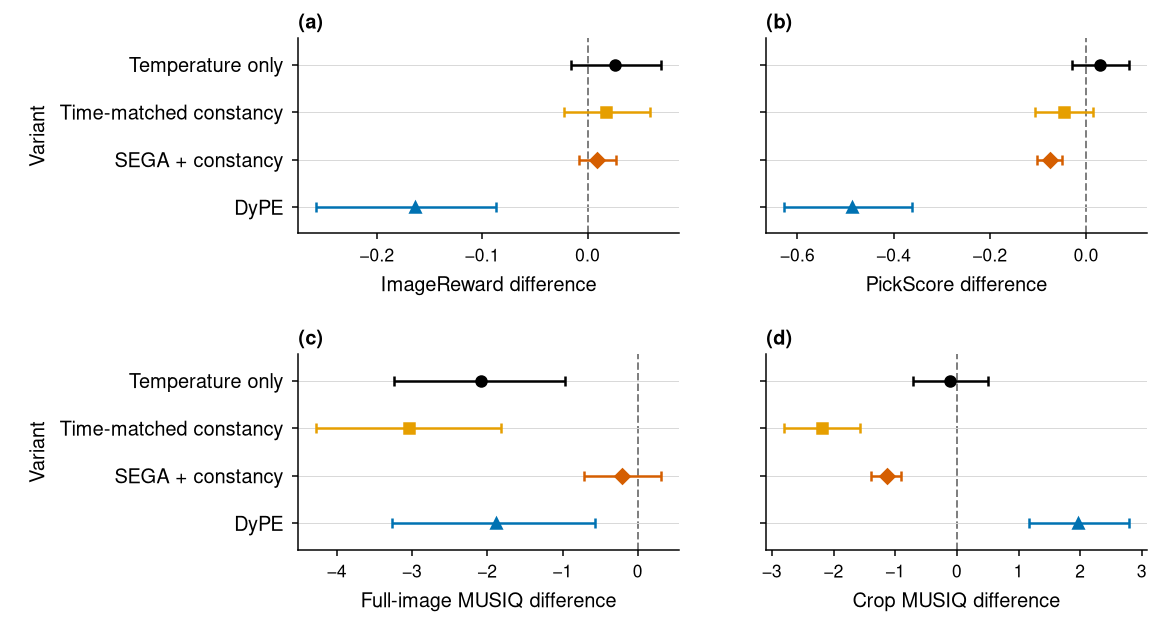

The script that drew this image:
"""Paired prompt-bootstrap differences from archived campaign records.

Run on a compute node with the crope uv environment. No seeds are pooled.
"""
import csv
from pathlib import Path

import matplotlib
matplotlib.use('Agg')
import matplotlib.pyplot as plt
import numpy as np
import orx_figstyle
from orx_figstyle import use_style, PALETTE, save

ROOT = Path(__file__).resolve().parents[2]
DATA = ROOT / '.agent/notes/main2'
METHODS = [
    ('temp_only_sbase', 'Temperature only', 'black', 'o'),
    ('constancy_tm_sbase', 'Time-matched constancy', 'orange', 's'),
    ('sega_ctm_v2', 'SEGA + constancy', 'red', 'D'),
    ('dype', 'DyPE', 'blue', '^'),
]
METRICS = [('imagereward', 'ImageReward difference'), ('pickscore', 'PickScore difference'),
           ('musiq', 'Full-image MUSIQ difference'), ('musiq_crop1024', 'Crop MUSIQ difference')]


def rows(name):
    with (DATA / name).open() as f:
        return list(csv.DictReader(f))


def main():
    records = rows('heldout_per_prompt.csv')
    reference = {r['prompt_id']: r for r in records if r['method'] == 'sega_official'}
    paired = {(r['method'], r['metric']): r for r in rows('heldout_paired_vs_sega_official.csv')}
    use_style()
    # This article uses letter paper with 1-inch margins: actual text width 6.5in.
    orx_figstyle.TEXT = 6.5
    fig, axes = plt.subplots(2, 2, figsize=(6.5, 3.55), sharey=True)
    fig.subplots_adjust(left=.255, right=.98, bottom=.14, top=.94, wspace=.23, hspace=.62)
    for panel, (ax, (metric, label)) in enumerate(zip(axes.flat, METRICS)):
        ax.axvline(0, color='.5', linewidth=.8, linestyle='--', zorder=0)
        for position, (method, _, color, marker) in enumerate(METHODS):
            candidate = [r for r in records if r['method'] == method]
            assert len(candidate) == len(reference) == 187
            assert {int(r['idx']) for r in candidate} == set(range(8, 195))
            assert all(int(r['seed']) == 0 for r in candidate)
            differences = np.array([float(r[metric])-float(reference[r['prompt_id']][metric]) for r in candidate])
            mean = differences.mean()
            draws = np.random.default_rng(0).choice(differences, (2000, 187), replace=True).mean(1)
            lo, hi = np.percentile(draws, [2.5, 97.5])
            saved = paired[method, metric]
            np.testing.assert_allclose([mean, lo, hi], [float(saved[k]) for k in ('delta', 'lo', 'hi')],
                                       atol=1e-10, rtol=0)
            ax.errorbar(mean, 3-position, xerr=[[mean-lo], [hi-mean]], fmt=marker,
                        color=PALETTE[color], capsize=2, markersize=4, elinewidth=1)
        ax.set_xlabel(label, fontsize=8)
        ax.set_ylim(-.55, 3.55)
        ax.set_yticks([3, 2, 1, 0], [m[1] for m in METHODS], fontsize=8)
        if panel % 2 == 0:
            ax.set_ylabel('Variant', fontsize=8)
        ax.tick_params(axis='x', labelsize=7)
        ax.text(0, 1.05, f'({chr(97+panel)})', transform=ax.transAxes, fontsize=8, weight='bold')
        ax.spines[['top', 'right']].set_visible(False)
    stem = Path(__file__).with_suffix('')
    save(fig, str(stem), formats=('pdf', 'svg'), close=False)
    fig.savefig(stem.with_suffix('.png'), dpi=180)
    plt.close(fig)
    print('Verified and plotted 16 paired effects, n=187, seed0, 2000 bootstrap draws.')


if __name__ == '__main__':
    main()
